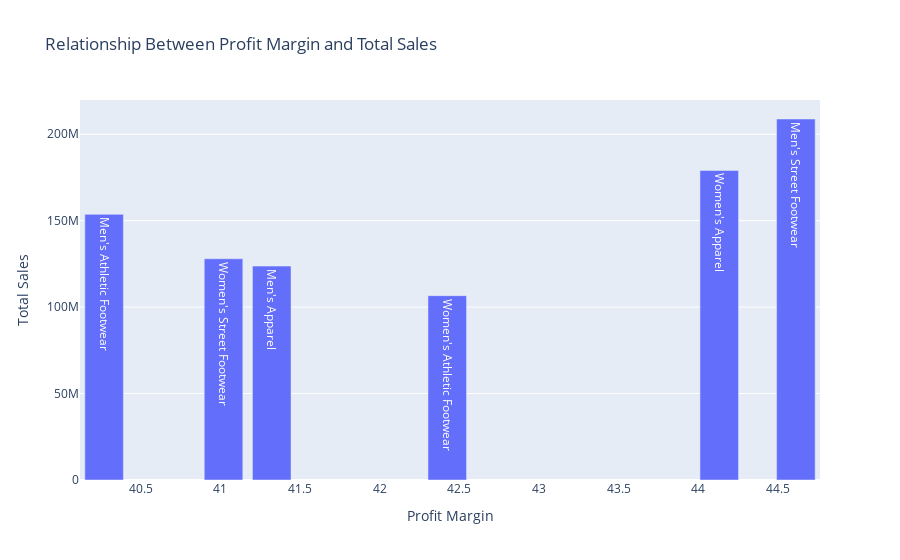

Source (notebook cell):
### Markdown cell above
Identify how profit margins affect sales -> Does high margin equal high sale

### Code cell
df['Profit Margin'] = (df['Operating Profit'] / df['Total Sales']) * 100

grouped_df = df.groupby('Product').agg({'Total Sales': 'sum', 'Profit Margin': 'mean'}).reset_index()

fig = px.bar(grouped_df, x='Profit Margin', y='Total Sales', text='Product',
                 title="Relationship Between Profit Margin and Total Sales")
fig.show()

### Figure 1 — Plotly figure (JSON) as saved in the notebook; plotly's stock layout.template omitted (floating-point values rounded to 4 significant figures)
{"data": [{"alignmentgroup": "True", "hovertemplate": "Profit Margin=%{x}<br>Total Sales=%{y}<br>Product=%{text}<extra></extra>", "legendgroup": "", "marker": {"color": "#636efa", "pattern": {"shape": ""}}, "name": "", "offsetgroup": "", "orientation": "v", "showlegend": false, "text": ["Men's Apparel", "Men's Athletic Footwear", "Men's Street Footwear", "Women's Apparel", "Women's Athletic Footwear", "Women's Street Footwear"], "textposition": "auto", "type": "bar", "x": [41.32, 40.27, 44.61, 44.13, 42.42, 41.02], "xaxis": "x", "y": [123728632, 153700000.0, 208826244, 179038860, 106631896, 128000000.0], "yaxis": "y"}], "layout": {"barmode": "relative", "legend": {"tracegroupgap": 0}, "title": {"text": "Relationship Between Profit Margin and Total Sales"}, "xaxis": {"anchor": "y", "domain": [0, 1], "title": {"text": "Profit Margin"}}, "yaxis": {"anchor": "x", "domain": [0, 1], "title": {"text": "Total Sales"}}}}
